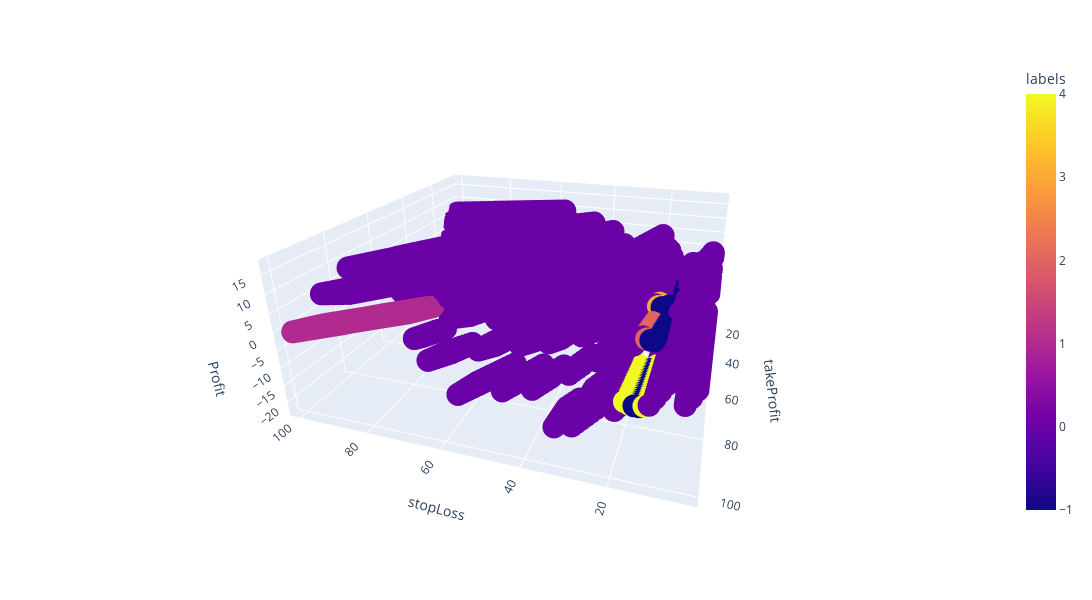

Notebook cell for this chart:
### Markdown cell above
### DBSCAN

### Code cell
clusters = DBSCAN(eps= 0.6, min_samples=10)
clusters.fit(dat)

labels = clusters.labels_

df["labels"] = labels
print(df.labels.unique())
s = px.scatter_3d(data_frame=df, x=cols[0], y=cols[1], z=cols[2], color=cols[3], opacity=1, width=1500, height=600, size_max=0.1)
s.show()

### Figure 1 — Plotly figure (JSON) as saved in the notebook; plotly's stock layout.template omitted (floating-point values rounded to 4 significant figures; data arrays with more than 128 entries replaced by an {"elided": "..."} marker saying what was removed)
{"data": [{"hovertemplate": "stopLoss=%{x}<br>takeProfit=%{y}<br>Profit=%{z}<br>labels=%{marker.color}<extra></extra>", "legendgroup": "", "marker": {"color": {"elided": "9409 int values"}, "coloraxis": "coloraxis", "opacity": 1, "symbol": "circle"}, "mode": "markers", "name": "", "scene": "scene", "showlegend": false, "type": "scatter3d", "x": {"elided": "9409 int values"}, "y": {"elided": "9409 int values"}, "z": {"elided": "9409 float values"}}], "layout": {"coloraxis": {"colorbar": {"title": {"text": "labels"}}, "colorscale": [[0, "#0d0887"], [0.1111, "#46039f"], [0.2222, "#7201a8"], [0.3333, "#9c179e"], [0.4444, "#bd3786"], [0.5556, "#d8576b"], [0.6667, "#ed7953"], [0.7778, "#fb9f3a"], [0.8889, "#fdca26"], [1, "#f0f921"]]}, "height": 600, "legend": {"tracegroupgap": 0}, "margin": {"t": 60}, "scene": {"aspectmode": "auto", "aspectratio": {"x": 1.336, "y": 1.336, "z": 0.5606}, "camera": {"center": {"x": 0, "y": 0, "z": 0}, "eye": {"x": -0.6165, "y": 1.894, "z": 0.8491}, "projection": {"type": "perspective"}, "up": {"x": 0, "y": 0, "z": 1}}, "domain": {"x": [0, 1], "y": [0, 1]}, "xaxis": {"title": {"text": "stopLoss"}, "type": "linear"}, "yaxis": {"title": {"text": "takeProfit"}, "type": "linear"}, "zaxis": {"title": {"text": "Profit"}, "type": "linear"}}, "width": 1500}}
